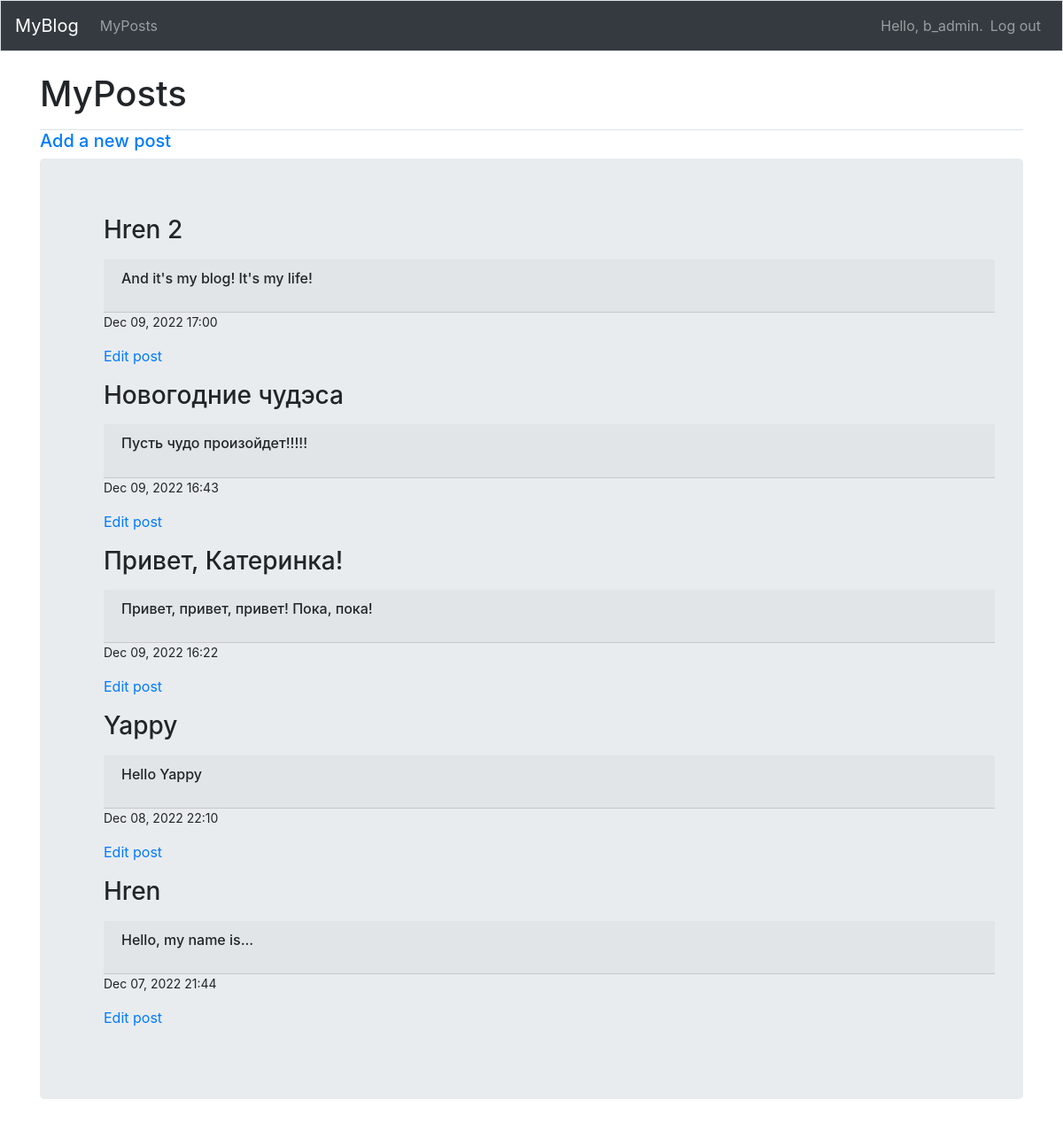
Page /posts/ (signed in) on the earlier database version.
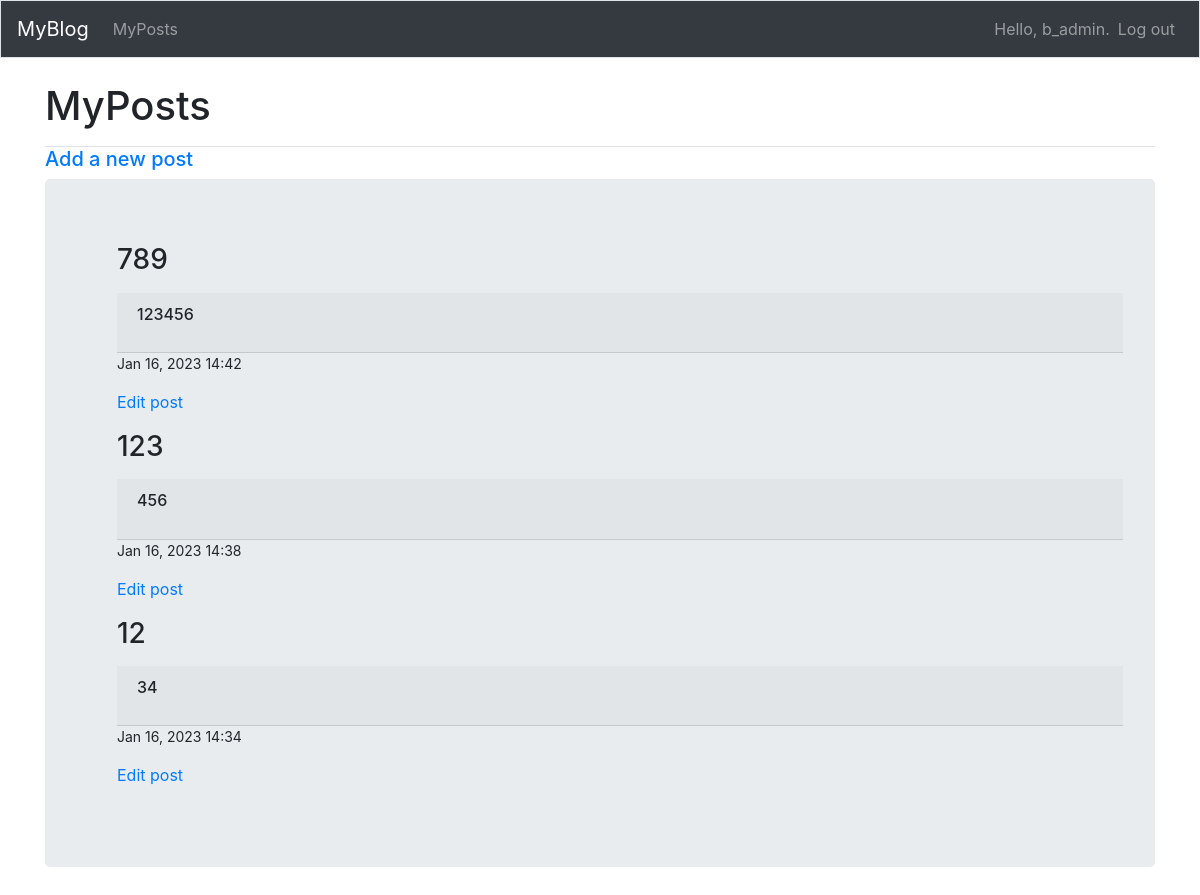
Same page on the later database version.
### blogs/models.py (models this page shows)
class BlogPost(models.Model):
    title = models.CharField(max_length=100)
    text = models.TextField()
    date_added = models.DateTimeField(auto_now=True)
    owner = models.ForeignKey(User, on_delete=models.CASCADE)
    def __str__(self):
        return self.title

### blogs/views.py (the view)
# urls.py: path('posts/', views.posts, name='posts'),
@login_required
def posts(request):
    titles = BlogPost.objects.filter(owner=request.user).order_by('-date_added')
    context = {'titles': titles}
    return render(request, 'blogs/posts.html', context)

### blogs/templates/blogs/posts.html (shortened to what this page needs)
{% extends "blogs/base.html" %}
{% block page_header %}
	<h1>MyPosts</h1>
{% endblock page_header %}
{% block content %}
<h5><a href="{% url 'blogs:new_post' %}" class="form">Add a new post</a></h5>
  <div class='jumbotron'>
  <ul>
  	{% for title in titles %}
  		<h3>
  	  	<p>{{ title }} </p>
  	  </h3>
  	  <h6 class="card-header">
	    <p>{{ title.text }}</p>
	    </h6>
  	    <small><p>{{ title.date_added|date:'M d, Y H:i' }}</p></small>
		{% if user == title.owner %}
		  <a href="{% url 'blogs:edit_post' title.id %}">Edit post</a>
		{% endif %}
  	{% empty %}
  	  <p class="lead">No posts have been added yet.</p>
  	{% endfor %}
  </ul>
</div>
{% endblock content %}

### blogs/templates/blogs/base.html (shortened to what this page needs)
{% load bootstrap4 %}
<!doctype html>
<html lang="en">
 <head>
   {% bootstrap_css %}
 </head>
 <body>
   <nav class="navbar navbar-expand-md navbar-dark bg-dark mb-4 border">
    <a class="navbar-brand" href="{% url 'blogs:index'%}">
    MyBlog</a>
      <div class="collapse navbar-collapse" id="navbarCollapse">
        <ul class="navbar-nav mr-auto">
          <li class="nav-item">
            <a class="nav-link" href="{% url 'blogs:posts' %}">
                MyPosts</a></li>
        </ul>
        <ul class="navbar-nav ml-auto">
          {% if user.is_authenticated %}
            <li class="nav-item">
              <span class="navbar-text"}>Hello, {{ user.username }}.</span>
            </li>
            <li class="nav-item">
              <a class="nav-link" href="{% url 'users:logout' %}">Log out</a>
            </li>
          {% else %}
            <li class="nav-item">
              <a class="nav-link" href="{% url 'users:register' %}">Register</a>
            </li>
            <li class="nav-item">
              <a class="nav-link" href="{% url 'users:login' %}">Log in</a></li>
          {% endif %}
        </ul>
      </div>
  </nav>
  <main role="main" class="container">
    <div class="pb-2 border-bottom">
      {% block page_header %}{% endblock page_header %}
    </div>
    <div>
      {% block content %}{% endblock content %}
    </div>
  </main>
</body>
</html>

Differences in the rows shown:
removed BlogPost: title "Hren 2", text "And it's my blog! It's my life!", date_added "Dec 09, 2022 17:00", shows "Edit post"
removed BlogPost: title "Новогодние чудэса", text "Пусть чудо произойдет!!!!!", date_added "Dec 09, 2022 16:43", shows "Edit post"
removed BlogPost: title "Привет, Катеринка!", text "Привет, привет, привет! Пока, пока!", date_added "Dec 09, 2022 16:22", shows "Edit post"
removed BlogPost: title "Yappy", text "Hello Yappy", date_added "Dec 08, 2022 22:10", shows "Edit post"
removed BlogPost: title "Hren", text "Hello, my name is...", date_added "Dec 07, 2022 21:44", shows "Edit post"
added BlogPost: title "789", text "123456", date_added "Jan 16, 2023 14:42", shows "Edit post"
added BlogPost: title "123", text "456", date_added "Jan 16, 2023 14:38", shows "Edit post"
added BlogPost: title "12", text "34", date_added "Jan 16, 2023 14:34", shows "Edit post"
